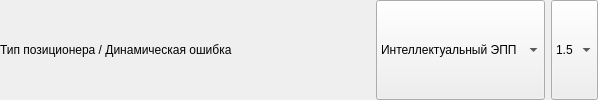
        <widget class="QWidget" name="widget_dinamicError_positionerType" native="true">
         <property name="sizePolicy">
          <sizepolicy hsizetype="Preferred" vsizetype="Preferred">
           <horstretch>0</horstretch>
           <verstretch>0</verstretch>
          </sizepolicy>
         </property>
         <property name="font">
          <font>
           <pointsize>9</pointsize>
          </font>
         </property>
         <layout class="QHBoxLayout" name="horizontalLayout_dinamicError_positionerType">
          <property name="spacing">
           <number>6</number>
          </property>
          <property name="leftMargin">
           <number>0</number>
          </property>
          <property name="topMargin">
           <number>0</number>
          </property>
          <property name="rightMargin">
           <number>0</number>
          </property>
          <property name="bottomMargin">
           <number>0</number>
          </property>
          <item>
           <widget class="QLabel" name="label_dinamicError_positionerType">
            <property name="sizePolicy">
             <sizepolicy hsizetype="Expanding" vsizetype="Preferred">
              <horstretch>0</horstretch>
              <verstretch>0</verstretch>
             </sizepolicy>
            </property>
            <property name="minimumSize">
             <size>
              <width>370</width>
              <height>0</height>
             </size>
            </property>
            <property name="maximumSize">
             <size>
              <width>340</width>
              <height>16777215</height>
             </size>
            </property>
            <property name="font">
             <font>
              <family>Segoe UI</family>
              <pointsize>9</pointsize>
             </font>
            </property>
            <property name="text">
             <string>Тип позиционера / Динамическая ошибка</string>
            </property>
           </widget>
          </item>
          <item>
           <widget class="QComboBox" name="comboBox_positionerType">
            <property name="sizePolicy">
             <sizepolicy hsizetype="Preferred" vsizetype="Preferred">
              <horstretch>0</horstretch>
              <verstretch>0</verstretch>
             </sizepolicy>
            </property>
            <property name="font">
             <font>
              <family>Segoe UI</family>
              <pointsize>9</pointsize>
             </font>
            </property>
            <item>
             <property name="text">
              <string>Интеллектуальный ЭПП</string>
             </property>
            </item>
            <item>
             <property name="text">
              <string>ЭПП</string>
             </property>
            </item>
            <item>
             <property name="text">
              <string>ПП</string>
             </property>
            </item>
           </widget>
          </item>
          <item>
           <widget class="QComboBox" name="comboBox_dinamicError">
            <property name="sizePolicy">
             <sizepolicy hsizetype="Preferred" vsizetype="Preferred">
              <horstretch>0</horstretch>
              <verstretch>0</verstretch>
             </sizepolicy>
            </property>
            <property name="font">
             <font>
              <family>Segoe UI</family>
              <pointsize>9</pointsize>
             </font>
            </property>
            <item>
             <property name="text">
              <string>1.5</string>
             </property>
            </item>
            <item>
             <property name="text">
              <string>2.5</string>
             </property>
            </item>
           </widget>
          </item>
         </layout>
        </widget>
